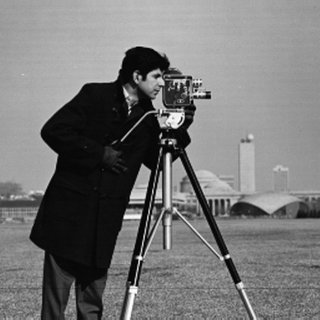
#> input picture TP4/assets/ej4/cameraman.png, 320 x 320 px
$ jupyter execute ej4.ipynb   (older library calls are emulated)
#> lines starting #> are read from the running program, lines starting #| are printed output that depends on the picture
# Procesamiento de Imágenes - Trabajo Práctico N°4
## Grupo 3
* Santiago Arribere
* Matías Francois
* Joaquín Gaytan
* Pablo Scheinfeld

# Ejercicio 4

## Histograma

El histograma es una representación gráfica que condensa una serie de datos en una forma fácil de interpretar, tomando los distintos puntos y agrupándolos en rangos lógicos o intervalos. De esta manera, cada rango, o "bin", indica la frecuencia -absoluta o relativa- con la que se presentan los valores de dicho rango en la serie de datos completa. En cuanto a imágenes, un histograma representa una aproximación discreta de una función de densidad de probabilidad basada en las ocurrencias reales de los valores de los píxeles cuantificados. Puede proporcionar información importante sobre la distribución de las amplitudes de las muestras dentro de la imagen, sobre el rango dinámico de la señal, y sobre si la imagen está subexpuesta o sobreexpuesta. En una imagen en blanco y negro, por ejemplo, cada barra del histograma indicará la frecuencia con la se presenta el rango correspondiente de grises en la imagen.

Por otro lado, el usuario o analista puede personarlizalos de acuerdo a distintos parámetros. El primero de ellos es la cantidad de rangos, o "bins", entre los que dividir el conjunto de datos. A su vez, puede ser de utilidad seleccionar un rango intermedio de datos y no tener en cuenta al conjunto completo. Asimismo, es posible seleccionar si se desea que el histograma se encuentre normalizado, es decir que las frecuencias correspondan a frecuencias relativas, o no. En el caso negativo (no normalizado) las frecuencias obtenidas serán frecuencias absolutas.

## Implementación

[cell 1]
import numpy as np
import matplotlib.pyplot as plt

def histogram(data, n_bins=10, data_range=None, normed=False):
    """
    The function calculates the histogram of an input array of values.

    Parameters
    ----------
        'data':             array_like - The values to obtain the histogram from.
        'n_bins':           int - The number of bins of the resulting histogram.
        'data_range':       tuple or None - The limits of the histogram.
        'normed':           bool - Normalizes the resulting histogram.
                                    If False, the values represent relative frequencies (from 0 to 1).
                                    If True, the values represent absolute frequencies.
    ----------
        'x_values':             array_like - The left edges of the bins.
        'bins_y_values':        array_like - The values of the histogram bins.
        'bin_width':            float - The width of the bins.
    """
    data_in = np.array(data).flatten()
    data_range = data_range
    if data_range is None:
        data_range = (data_in.min(), data_in.max())

    bin_width = (data_range[1]-data_range[0])/n_bins
    x_values = np.linspace(data_range[0], data_range[1], n_bins)
    bins_y_values = []
    for x_val in x_values:
        bin_limits = (x_val, x_val+bin_width)
        bin_y = np.array(
            [np.bitwise_and(bin_limits[0] <= data, data < bin_limits[1])]).sum()
        bins_y_values.append(bin_y)

    if normed:
        norm = np.linalg.norm(bins_y_values)
        bins_y_values = np.array(bins_y_values)/norm
        bins_y_values = np.asarray(bins_y_values)

    return x_values, bins_y_values, bin_width

def plot_hist(x_values, y_values, bin_width):
    fig, ax = plt.subplots(figsize=(10,6))
    ax.bar(x_values, y_values, width=bin_width, edgecolor = "black", align='edge')
    plt.title("Histogram")

[cell 2]
data = np.random.normal(500, 100, 200000)
plt.plot(data)
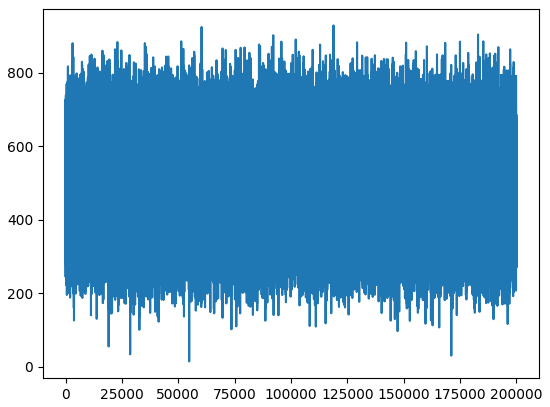
#> figure drawn by matplotlib, 1 panel; curve peaks at x = 118852, y = 928.6

## Test
### Normalizado

[cell 3]
x, y, bin_width = histogram(data, normed=True)
plot_hist(x, y, bin_width)
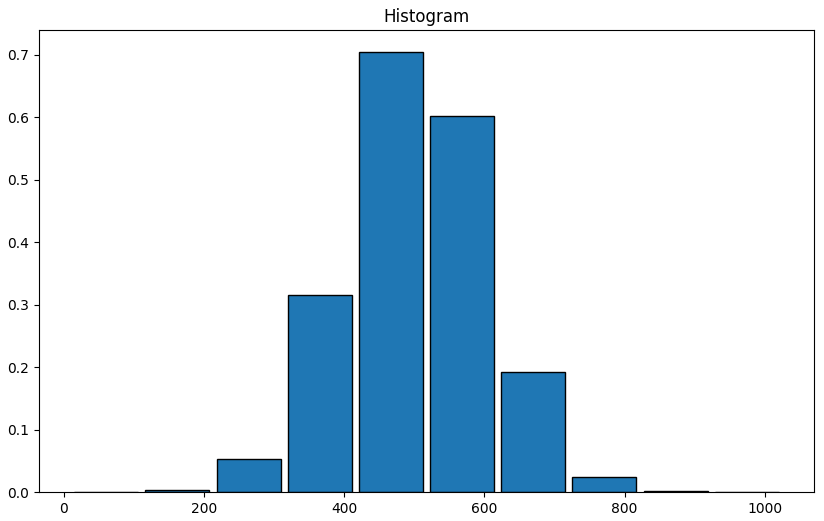
#> figure drawn by matplotlib, 1 panel; tallest bar 0.704 high, from x = 420.9 to 512.3

### No normalizado

[cell 4]
x, y, bin_width = histogram(data, normed=False)
plot_hist(x, y, bin_width)
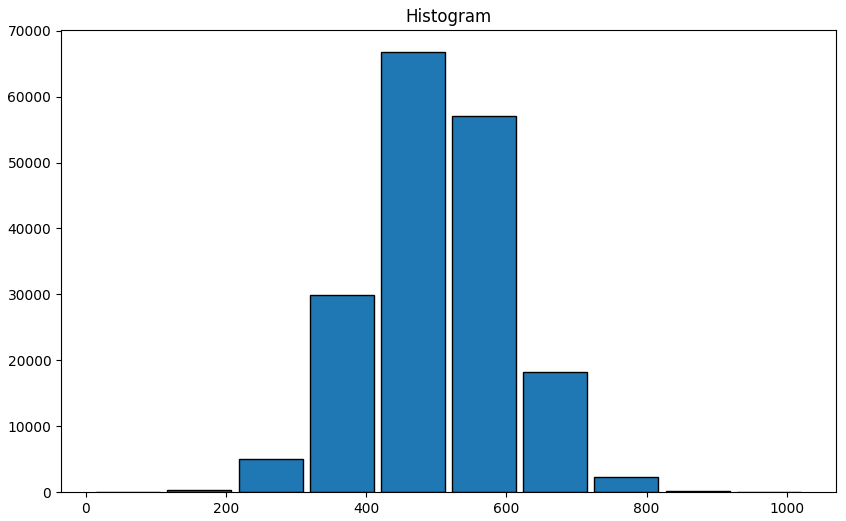
#> figure drawn by matplotlib, 1 panel; tallest bar 66773 high, from x = 420.9 to 512.3

### Número de bins

[cell 5]
x, y, bin_width = histogram(data, n_bins=50)
plot_hist(x, y, bin_width)
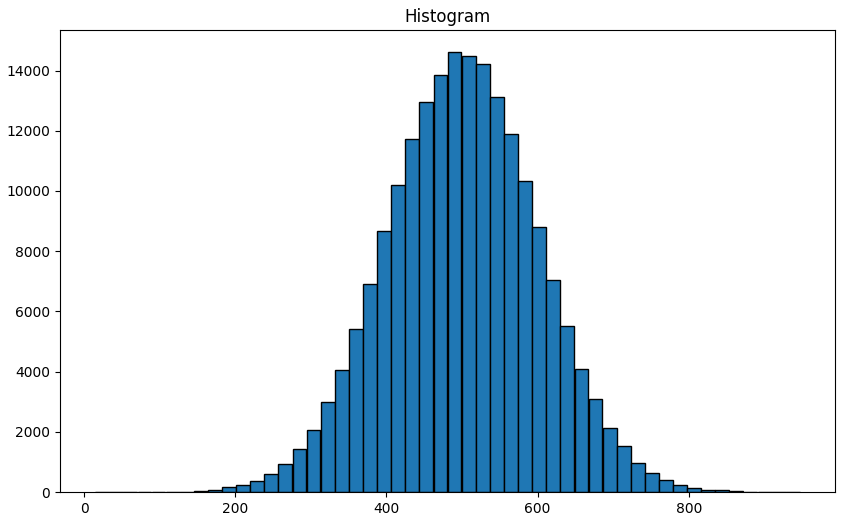
#> figure drawn by matplotlib, 1 panel; tallest bar 14616 high, from x = 481 to 499.3

### Rango especificado

[cell 6]
x, y, bin_width = histogram(data, data_range=(400,600))
plot_hist(x, y, bin_width)
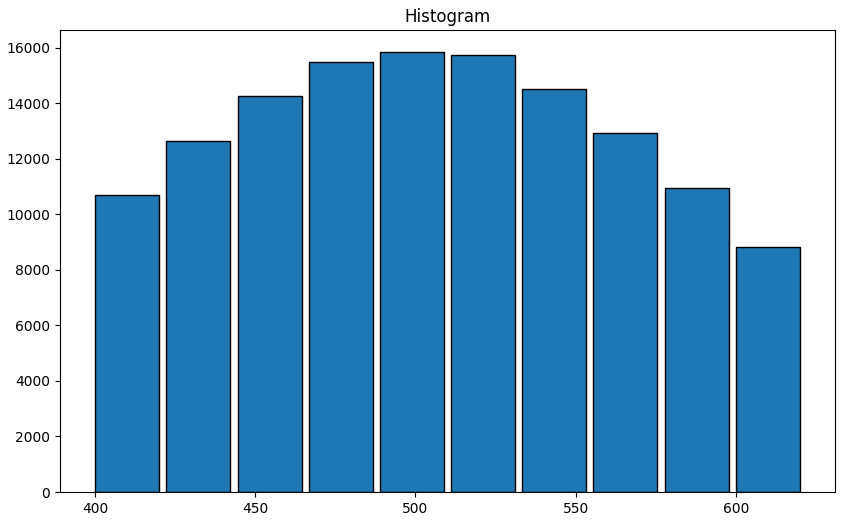
#> figure drawn by matplotlib, 1 panel; tallest bar 15842 high, from x = 488.9 to 508.9

### Imagen

[cell 7]
from PIL import Image
cameraman = np.array(Image.open('../../assets/ej4/cameraman.png'))
#> cameraman is the input picture: shape (320, 320); min 0, max 255, mean 118.4
plt.axis('off')
plt.imshow(cameraman, cmap='gray')
plt.show()

[cell 8]
x, y, bin_width = histogram(cameraman, normed=True)
#> x = [0, 28.33, 56.67, 85, 113.3, 141.7, 170, 198.3, 226.7, 255]; y = [0.46, 0.0772, 0.0586, 0.136, 0.348, 0.675, 0.428, 0.0152, 0.00937, 0.000393]; bin_width = 25.5
plot_hist(x, y, bin_width)
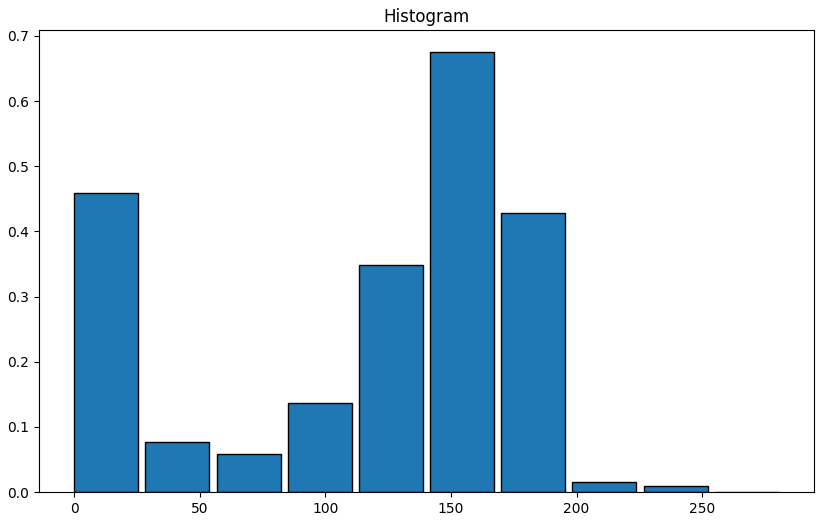
#> figure drawn by matplotlib, 1 panel; tallest bar 0.675 high, from x = 141.7 to 167.2
